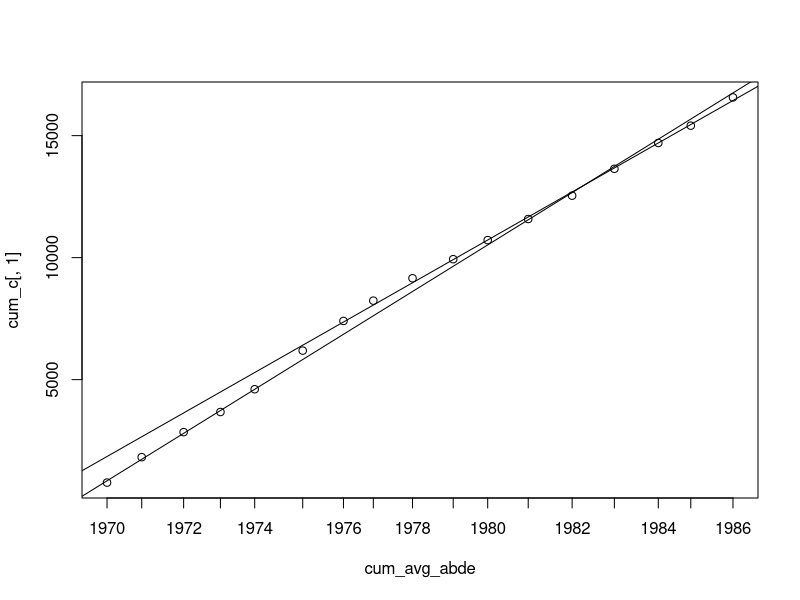
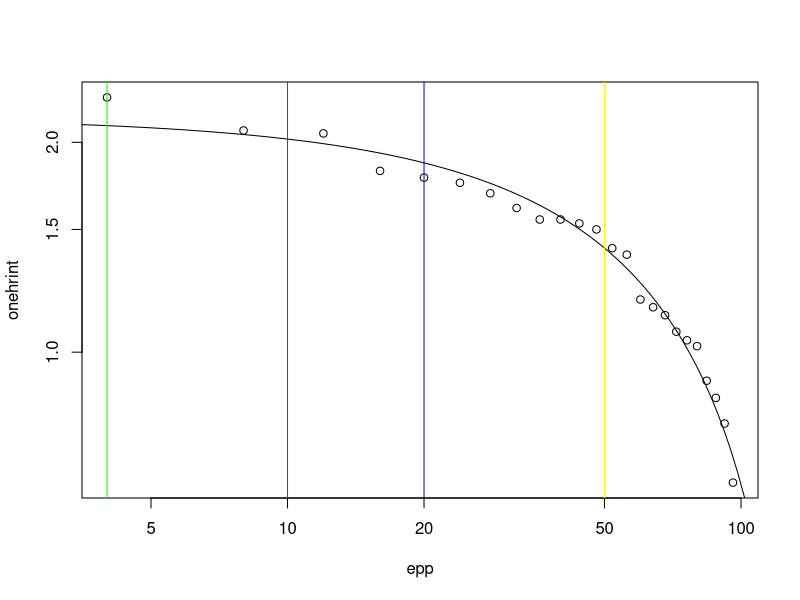
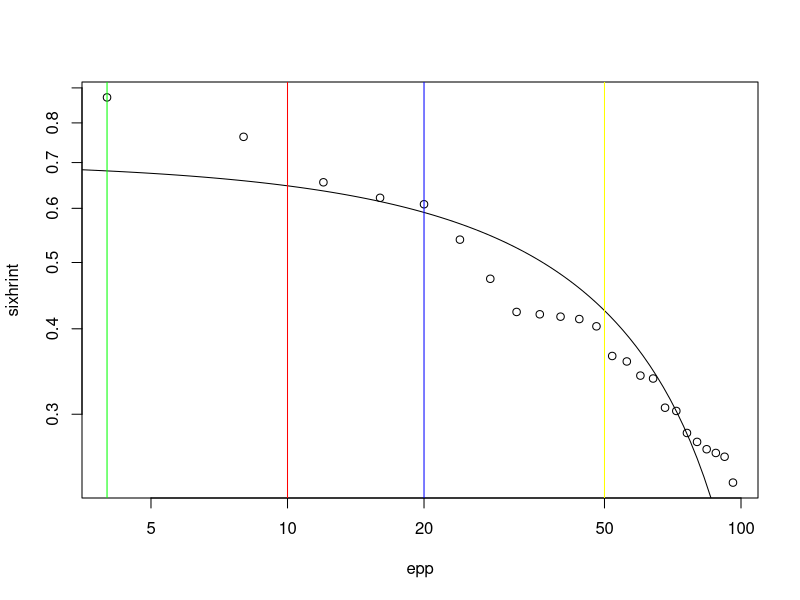
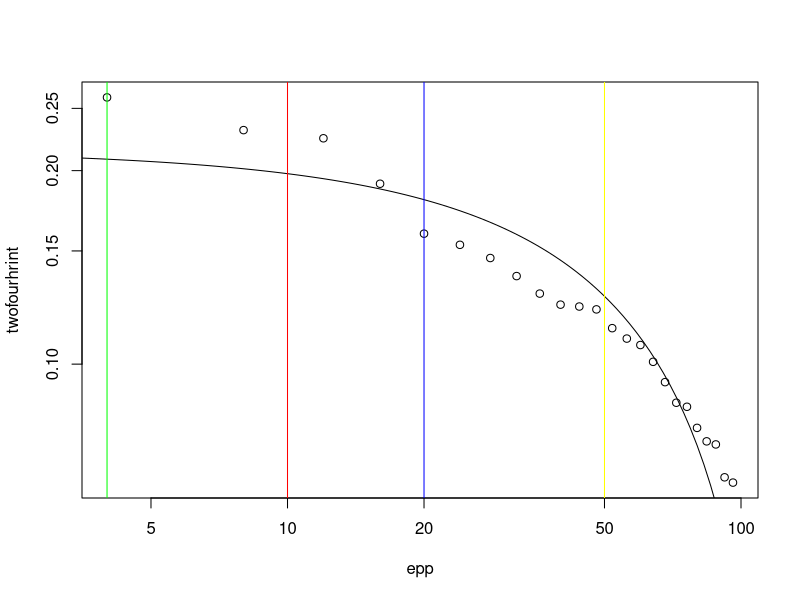

R code for these plots, in order:
##1. Double mass curve analysis
#Creating a data frame of given data
year = c(1970,1971,1972,1973,1974,1975,1976,1977,1978,1979,1980,1981,1982,1983,1984,1985,1986)
A = c(1010,1005,1067,1051,801,1411,1222,1012,1153,1140,829,1165,1170,1264,1200,942,1166)
B = c(1161,978,1226,880,1146,1353,1018,751,1059,1223,1003,1120,989,1056,1261,811,969)
C = c(780,1041,1027,825,933,1584,1215,832,918,781,782,865,956,1102,1058,710,1158)
D = c(949,784,1067,1014,923,930,981,683,824,1056,796,1121,1286,1044,991,875,1202)
E = c(1135,970,1158,1022,821,1483,1174,771,1188,967,1088,963,1287,1190,1283,873,1209)
annppt=data.frame(year,A,B,D,E,C)

#Average ABDE
avg_abde = rep(NA,nrow(annppt))
for (i in 1:nrow(annppt)){
  avg_abde[i] = rowMeans(annppt[i,2:5])
}

#Cumulative average ABDE and C
cum_avg_abde = cumsum(avg_abde)
cum_c = cumsum(annppt['C'])

#Plot bw cum_avg_abde and cum_c
plot(cum_avg_abde,cum_c[,1],xaxt='n')
axis(side = 1, at=cum_avg_abde, labels = c("1970", "1971", "1972", "1973", "1974", "1975", "1976", "1977", "1978", "1979", "1980", "1981", "1982", "1983", "1984", "1985", "1986"))

#Calculating fit, k value (assuming bw 1970-1974 and 1975-1986)
fitpre = lm(cum_c[,1][1:5]~cum_avg_abde[1:5]) 
fitpost = lm(cum_c[,1][6:17]~cum_avg_abde[6:17])
abline(fitpre)
abline(fitpost)
sloppre = summary(fitpre$coefficients)[6]
sloppost = summary(fitpost$coefficients)[1]
k=sloppost/sloppre

#Multiplying 1970-1974 C data with k
Cnew=c(C[1:5]*k,C[6:17])

  
##2. Number of gauges question


##3. Depth duration to Intensity duration frequency problem
#Creating data frame of given data, from depth to intensity
rrank=c(1,2,3,4,5,6,7,8,9,10,11,12,13,14,15,16,17,18,19,20,21,22,23,24)
ep=c(0.04,0.08,0.12,0.16,0.20,0.24,0.28,0.32,0.36,0.40,0.44,0.48,0.52,0.56,0.60,0.64,0.68,0.72,0.76,0.80,0.84,0.88,0.92,0.96)

onehr=c(2.32,2.08,2.06,1.82,1.78,1.75,1.69,1.61,1.55,1.55,1.53,1.50,1.41,1.38,1.19,1.16,1.13,1.07,1.04,1.02,0.91,0.86,0.79,0.65)
onehrint = onehr/1

sixhr=c(5.23,4.58,3.93,3.73,3.65,3.24,2.84,2.54,2.52,2.50,2.48,2.42,2.19,2.15,2.05,2.03,1.84,1.82,1.69,1.64,1.60,1.58,1.56,1.43)
sixhrint =sixhr/6

twofourhr=c(6.24,5.55,5.39,4.58,3.83,3.68,3.51,3.29,3.09,2.97,2.95,2.92,2.73,2.63,2.57,2.42,2.25,2.09,2.06,1.91,1.82,1.80,1.60,1.57)
twofourhrint = twofourhr/24

#Plot intensity vs exceedence probability perc
epp=ep*100

plot(epp,onehrint, log ="xy")
fitonehrint = lm((onehrint)~(epp)) 
abline(fitonehrint,untf=TRUE)
abline(v=4,col="green")
abline(v=10,col="red")
abline(v=20,col="blue")
abline(v=50,col="yellow")
onehrintf = c(1.4, 1.8, 2.1, 2.3)  #Crude approx by just by eye 

plot(epp,sixhrint,log = "xy")
fitsixhrint = lm((sixhrint)~(epp)) 
abline(fitsixhrint, untf = TRUE)
abline(v=4,col="green")
abline(v=10,col="red")
abline(v=20,col="blue")
abline(v=50,col="yellow")
#sixhrintf = c(0.42, 0.61, 0.68, )

plot(epp, twofourhrint,log = "xy")
fittwofourhrint = lm((twofourhrint)~(epp)) 
abline(fittwofourhrint, untf = TRUE)
abline(v=4,col="green")
abline(v=10,col="red")
abline(v=20,col="blue")
abline(v=50,col="yellow")
twofourhrintf = c()

#Plot intensity duration frequency
